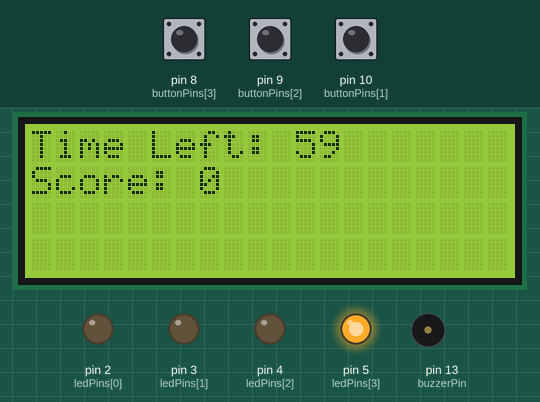
The sketch below on a simulated Arduino Uno, built with avr-gcc and run on an emulated ATmega328P. Parts: 20×4 character LCD, output pins drawn as LEDs (lit = HIGH), buzzer (waves = sounding). The test bench sets the inputs (shaded band); at power-on: pin 8 (buttonPins[3]) LOW, pin 10 (buttonPins[1]) LOW, pin 9 (buttonPins[2]) LOW. Random numbers use the default seed unless the sketch sets one.

Above: at 1.6 s.
1.7 s: pin 8 (buttonPins[3]) pulled HIGH for 0.15 s
At 1.85 s:
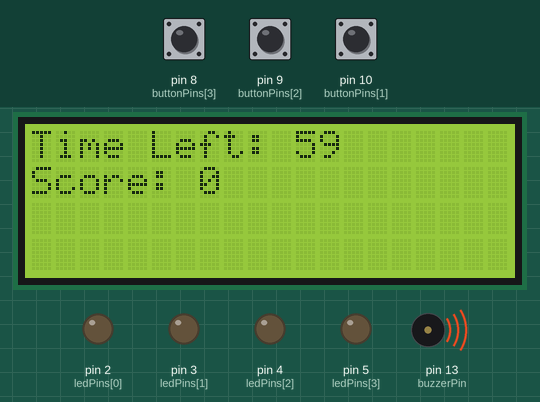
At 2.6 s:
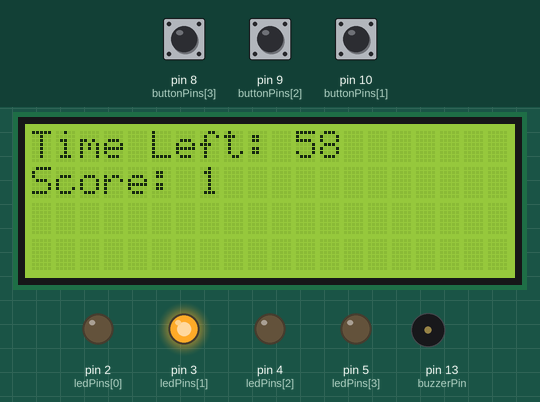
4.8 s: pin 10 (buttonPins[1]) pulled HIGH for 1 s
At 6.9 s:
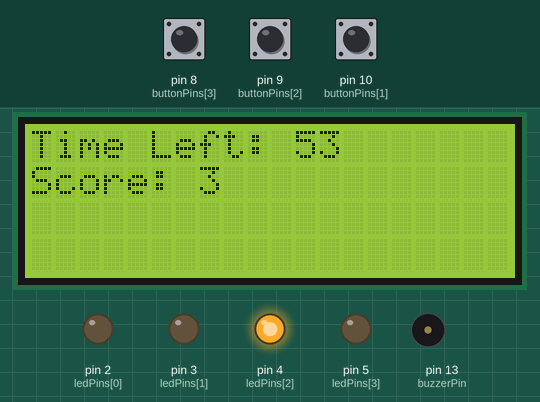
Timing chart, 0 to 8.4 s (numbered marks = the images above; inputs shaded):
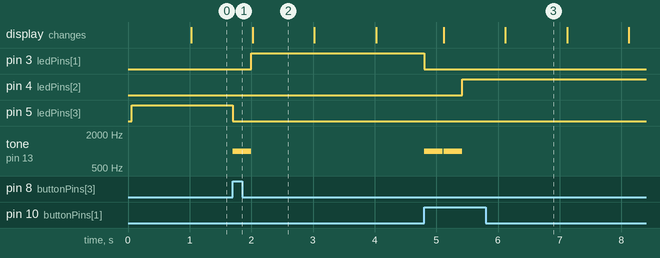

The sketch:

ArduinoUNO-WhackMoleCodeV1.ino
```cpp
#include <LiquidCrystal_I2C.h>

LiquidCrystal_I2C lcd(0x27, 20, 4);  // LCD address and size

// LED and Button pin definitions
const int ledPins[] = {2, 3, 4, 5};     // Red, Blue, Green, Yellow, Orange LEDs
const int buttonPins[] = {11, 10, 9, 8}; // Buttons for the LEDs

const int buzzerPin = 13;

long timeLimit = 60000;  // Time limit in milliseconds
long startTime = 0;
int score = 0;

// Timer variables to update every second
unsigned long lastUpdateTime = 0; // Last time we updated the timer
const long updateInterval = 1000;  // 1 second

// Game state variables
bool ledOn = false;      // Tracks if an LED is currently on
int currentLed = -1;     // Stores the index of the currently lit LED

void setup() {
  lcd.init();        // Initialize the LCD
  lcd.backlight();   // Turn on backlight

  // Initialize LED pins as outputs
  for (int i = 0; i < 4; i++) {
    pinMode(ledPins[i], OUTPUT);
  }

  pinMode(buzzerPin, OUTPUT);  // Initialize buzzer

  // Initialize button pins as inputs
  for (int i = 0; i < 4; i++) {
    pinMode(buttonPins[i], INPUT);
  }

  startTime = millis();  // Start the game timer
}

void loop() {
  unsigned long currentMillis = millis();

  // Update the timer every second
  if (currentMillis - lastUpdateTime >= updateInterval) {
    lastUpdateTime = currentMillis; // Store the current time

    // Calculate time left
    int timeLeft = (timeLimit - (currentMillis - startTime)) / 1000;
    lcd.setCursor(0, 0);
    lcd.print("Time Left: ");
    lcd.print(timeLeft);
    lcd.setCursor(0, 1);
    lcd.print("Score: ");
    lcd.print(score);
  }

  if (currentMillis - startTime < timeLimit) {
    game();  // Run the game logic
  } else {
    // Time is up, show the final score
    lcd.setCursor(0, 0);
    lcd.print("Time's up!              ");
    GameOver();
  }
}

void game() {
  if (!ledOn) {  // If no LED is on, randomly turn one on
    currentLed = random(0, 4); // Choose a random LED index
    digitalWrite(ledPins[currentLed], HIGH);  // Turn on the selected LED
    ledOn = true;  // Set flag to indicate that an LED is on
  }

  // Check if the button for the LED is pressed
  if (digitalRead(buttonPins[currentLed]) == HIGH) {
    // Correct button press, turn off the LED
    digitalWrite(ledPins[currentLed], LOW);
    score++;  // Increment score
    ledOn = false;  // Reset flag to indicate that the LED has been turned off
    tone(buzzerPin, 1000);
    delay(300);  // Small delay to prevent multiple presses
    noTone(buzzerPin);
  }
}

void GameOver() {
  // Turn on all LEDs and play buzzer sound
  for (int i = 0; i < 4; i++) {
    digitalWrite(ledPins[i], HIGH);
  }
  tone(buzzerPin, 1000);  // Play buzzer sound

  // Display final score on the LCD
  lcd.setCursor(0, 1);
  lcd.print("Final Score: ");
  lcd.print(score);

  delay(1000);  // Wait for 1 second

  // Turn off all LEDs and buzzer
  for (int i = 0; i < 4; i++) {
    digitalWrite(ledPins[i], LOW);
  }
  noTone(buzzerPin);

  delay(2000);  // Wait for 2 seconds

  // Show reset message
  lcd.setCursor(0, 0);
  lcd.print("Please reset game");
  delay(5000);  // Wait for 5 seconds before the next round
}
```

Measured:
- after the input at 1.7 s, pin 3 (ledPins[1]): LOW → HIGH after 0.30 s; pin 5 (ledPins[3]): HIGH → LOW at once; tone on pin 13 (buzzerPin): silent → 1000 Hz at once, → silent 0.30 s later
- after the input at 4.8 s, pin 3 (ledPins[1]): HIGH → LOW at once; pin 4 (ledPins[2]): LOW → HIGH after 0.62 s; tone on pin 13 (buzzerPin): alternates 1000 Hz for 0.30 s and silent for 0.02 s, 4 changes in all, then stays silent, starting at once
